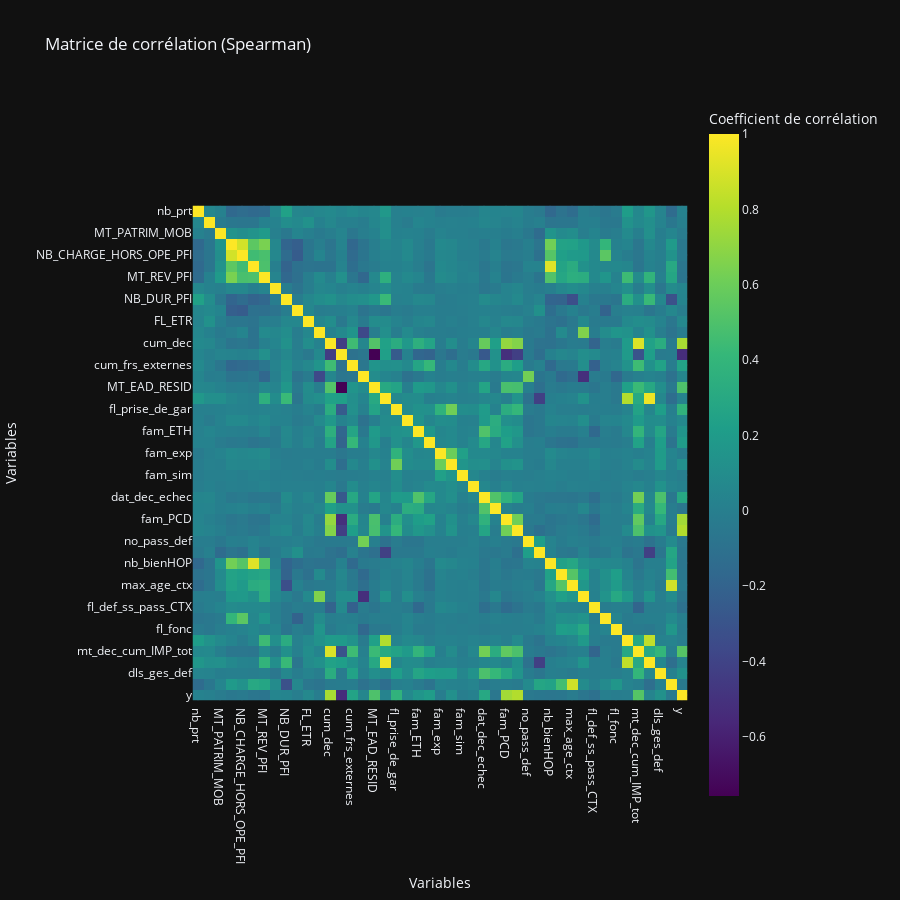

Write notebook code for a chart like this one.
### Code cell
corr = X_temporaire.corr(method = 'spearman')


# Tracer la matrice de corrélation avec Plotly Express
fig = px.imshow(corr,
                labels=dict(x="Variables", y="Variables", color="Coefficient de corrélation"),
                x=corr.columns,
                y=corr.columns,
                color_continuous_scale="Viridis",
                title="Matrice de corrélation (Spearman)")

fig.update_layout(width=900, height=900)
# Afficher le graphique
fig.show()

### Figure 1 — Plotly figure (JSON) as saved in the notebook; plotly's stock layout.template omitted (floating-point values rounded to 4 significant figures; data arrays with more than 128 entries replaced by an {"elided": "..."} marker saying what was removed)
{"data": [{"coloraxis": "coloraxis", "name": "0", "x": ["nb_prt", "CD_POST_BIEN_PFI", "MT_PATRIM_MOB", "MT_CHA_HORS_OPE_PFI", "NB_CHARGE_HORS_OPE_PFI", "MT_PATRIM_NET", "MT_REV_PFI", "FL_REL_NON_ANNULE", "NB_DUR_PFI", "TX_APPOR", "FL_ETR", "CD_ETAT_CIVIL", "cum_dec", "cum_rec", "cum_frs_externes", "CD_DNE_CHR_LGD_SAIN", "MT_EAD_RESID", "MT_EAD_DNE_CHR_d", "fl_prise_de_gar", "fl_fam_vam", "fam_ETH", "fam_ENQ", "fam_exp", "fam_hyp", "fam_sim", "fam_AEP", "dat_dec_echec", "solution", "fam_PCD", "MR_arr", "no_pass_def", "dls_mep_entree_def", "nb_bienHOP", "ANC_PRO_MAX_PFI", "max_age_ctx", "nb_empr_ope", "fl_def_ss_pass_CTX", "fl_prt_Conso", "fl_fonc", "MT_FMG", "mt_dec_cum_IMP_tot", "EAD_1an_avant_def", "dls_ges_def", "AGE_EMP1", "y"], "y": ["nb_prt", "CD_POST_BIEN_PFI", "MT_PATRIM_MOB", "MT_CHA_HORS_OPE_PFI", "NB_CHARGE_HORS_OPE_PFI", "MT_PATRIM_NET", "MT_REV_PFI", "FL_REL_NON_ANNULE", "NB_DUR_PFI", "TX_APPOR", "FL_ETR", "CD_ETAT_CIVIL", "cum_dec", "cum_rec", "cum_frs_externes", "CD_DNE_CHR_LGD_SAIN", "MT_EAD_RESID", "MT_EAD_DNE_CHR_d", "fl_prise_de_gar", "fl_fam_vam", "fam_ETH", "fam_ENQ", "fam_exp", "fam_hyp", "fam_sim", "fam_AEP", "dat_dec_echec", "solution", "fam_PCD", "MR_arr", "no_pass_def", "dls_mep_entree_def", "nb_bienHOP", "ANC_PRO_MAX_PFI", "max_age_ctx", "nb_empr_ope", "fl_def_ss_pass_CTX", "fl_prt_Conso", "fl_fonc", "MT_FMG", "mt_dec_cum_IMP_tot", "EAD_1an_avant_def", "dls_ges_def", "AGE_EMP1", "y"], "z": {"elided": "45x45 float values"}, "type": "heatmap", "xaxis": "x", "yaxis": "y", "hovertemplate": "Variables: %{x}<br>Variables: %{y}<br>Coefficient de corrélation: %{z}<extra></extra>"}], "layout": {"xaxis": {"anchor": "y", "domain": [0.0, 1.0], "scaleanchor": "y", "constrain": "domain", "title": {"text": "Variables"}}, "yaxis": {"anchor": "x", "domain": [0.0, 1.0], "autorange": "reversed", "constrain": "domain", "title": {"text": "Variables"}}, "coloraxis": {"colorbar": {"title": {"text": "Coefficient de corrélation"}}, "colorscale": [[0.0, "#440154"], [0.1111, "#482878"], [0.2222, "#3e4989"], [0.3333, "#31688e"], [0.4444, "#26828e"], [0.5556, "#1f9e89"], [0.6667, "#35b779"], [0.7778, "#6ece58"], [0.8889, "#b5de2b"], [1.0, "#fde725"]]}, "title": {"text": "Matrice de corrélation (Spearman)"}, "width": 900, "height": 900}}
